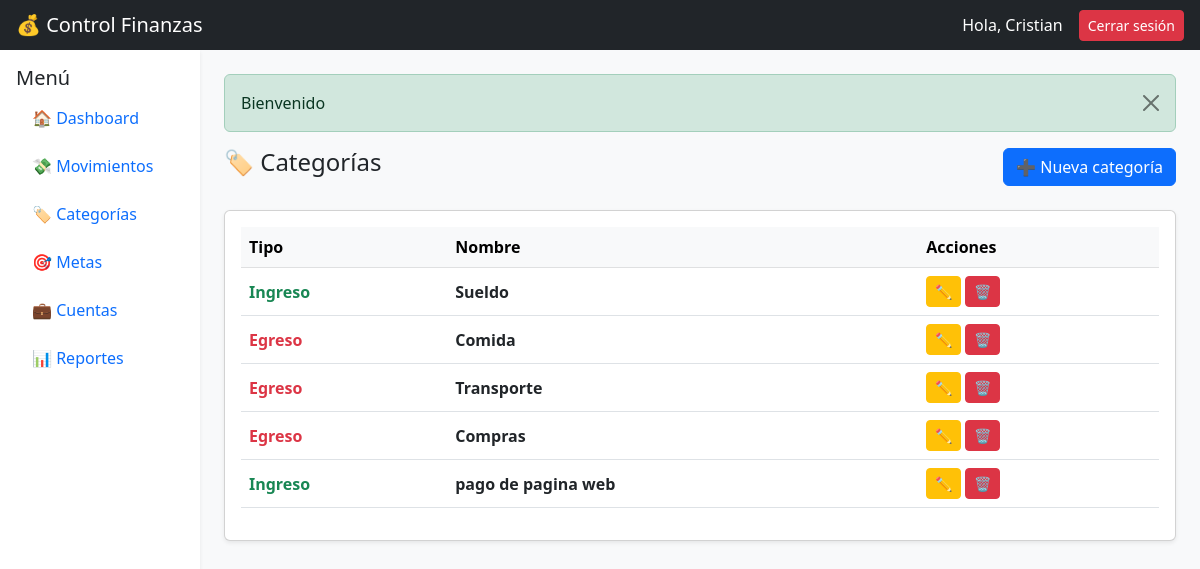
Page /index.php?action=categorias (signed in) on the committed database.
### tables this page shows
CREATE TABLE `categorias` (
  `id` int(11) NOT NULL,
  `nombre` varchar(50) NOT NULL,
  `tipo` enum('ingreso','egreso') NOT NULL,
  `usuario_id` int(11) DEFAULT NULL
);

### controllers/CategoriaController.php (called while the page is built, shortened)
<?php
class CategoriaController{
    private $model;
    public function __construct()
    {
        require_once("c://xampp/htdocs/control_finanzas/models/Categoria.php");
        $this->model = new CategoriaModel();
    }
    public function index(){
        $usuario_id = $_SESSION["usuario_id"];
        $categorias = $this->model->getCategorias($usuario_id);
        require_once("c://xampp/htdocs/control_finanzas/views/categorias/index.php");
    }
}
?>

### config/database.php (called while the page is built)
<?php
    class db{
        private $host = "localhost";
        private $dbname = "control_finanzas";
        private $user = "root";
        private $password = "";
        public function conexion(){
            try{
                $PDO = new PDO("mysql:host=".$this->host.";dbname=".$this->dbname,$this->user,$this->password);
                return $PDO;
            }catch(PDOException $e){
                return $e->getMessage();
            }
        }
    }
?>

### models/Categoria.php (called while the page is built, shortened)
<?php
    class CategoriaModel{
        private $PDO;
        public function __construct()
        {
            require_once("c://xampp/htdocs/control_finanzas/config/database.php");
            $con = new db();
            $this->PDO = $con->conexion();
        }
        public function getCategorias($usuario_id){
            $statement = $this->PDO->prepare("SELECT id, nombre, tipo FROM categorias WHERE usuario_id = :id");
            $statement->bindParam(":id", $usuario_id);
            $statement->execute();
            return $statement->fetchAll(PDO::FETCH_ASSOC);
        }
    }
?>

### views/categorias/index.php (the view, shortened to what this page needs)
<?php require_once("c://xampp/htdocs/control_finanzas/views/layouts/header.php"); ?>
<?php require_once("c://xampp/htdocs/control_finanzas/views/layouts/navbar.php"); ?>
<div class="container-fluid">
    <div class="row">
        <?php require_once("c://xampp/htdocs/control_finanzas/views/layouts/sidebar.php"); ?>
        <div class="col-12 col-md-10 p-2 p-md-4">
            <?php require_once("c://xampp/htdocs/control_finanzas/views/layouts/alert.php"); ?>
            <div class="d-flex flex-column flex-md-row justify-content-between gap-2 mb-4">
                <h4 class="mb-0">🏷️ Categorías</h4>
                <a href="/control_finanzas/index.php?action=categorias.crear"
                   class="btn btn-primary">
                    ➕ Nueva categoría
                </a>
            </div>
            <div class="card shadow-sm">
                <div class="card-body p-2 p-md-3">
                    <div class="table-responsive">
                        <table class="table table-hover align-middle">
                            <thead class="table-light">
                                <tr>
                                    <th>Tipo</th>
                                    <th>Nombre</th>
                                    <th>Acciones</th>
                                </tr>
                            </thead>
                            <tbody>
                            <?php if(!empty($categorias)): ?>
                                <?php foreach($categorias as $c): ?>
                                    <tr>
                                        <td class="<?= $c['tipo'] == 'ingreso' ? 'text-success fw-bold' : 'text-danger fw-bold' ?>">
                                            <?= ucfirst($c['tipo']) ?>
                                        </td>
                                        <td class="fw-semibold"><?= $c['nombre'] ?></td>
                                        <td>
                                            <div class="d-flex gap-1">
                                                <a href="/control_finanzas/index.php?action=categorias.editar&id=<?= $c['id'] ?>"
                                                   class="btn btn-sm btn-warning">
                                                    ✏️
                                                </a>
                                                <a href="/control_finanzas/index.php?action=categorias.delete&id=<?= $c['id'] ?>"
                                                   class="btn btn-sm btn-danger"
                                                   onclick="return confirm('¿Eliminar categoria?')">
                                                    🗑️
                                                </a>
                                            </div>
                                        </td>
                                    </tr>
                                <?php endforeach; ?>
                            <?php endif; ?>
                            </tbody>
                        </table>
                    </div>
                </div>
            </div>
        </div>
    </div>
</div>
<?php require_once("c://xampp/htdocs/control_finanzas/views/layouts/footer.php"); ?>

### rows in the picture
categorias: tipo "Ingreso", nombre "Sueldo"
categorias: tipo "Egreso", nombre "Comida"
categorias: tipo "Egreso", nombre "Transporte"
categorias: tipo "Egreso", nombre "Compras"
categorias: tipo "Ingreso", nombre "pago de pagina web"

### other values in the picture
$_SESSION['usuario'] "Cristian"
$_SESSION["mensaje"] "Bienvenido"
